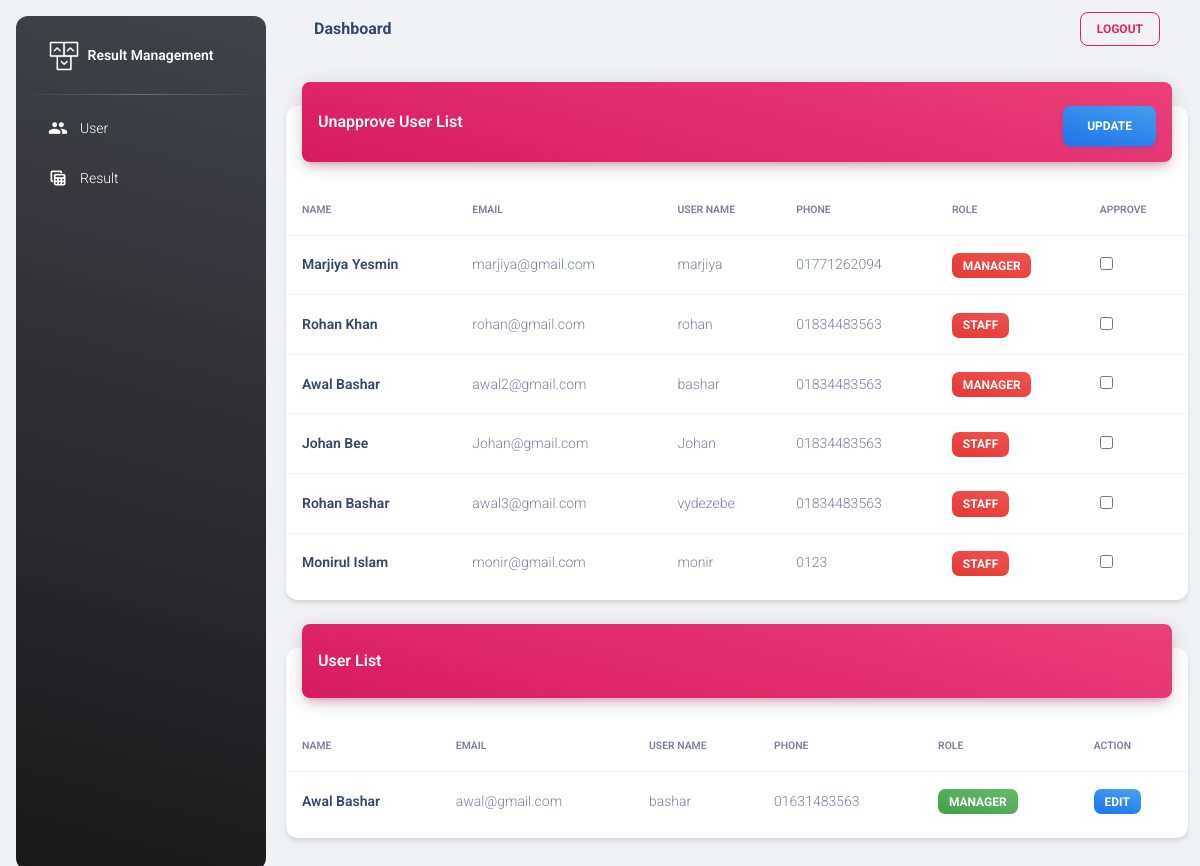
Screenshot of /dashboard.php (signed in) with the database file from the repository.
### tables this page shows
CREATE TABLE `user` (
  `id` int(11) NOT NULL,
  `user_fname` varchar(10) NOT NULL,
  `user_lname` varchar(10) NOT NULL,
  `user_phone` int(12) NOT NULL,
  `user_name` varchar(255) NOT NULL,
  `user_email` varchar(255) NOT NULL,
  `user_pass` varchar(255) NOT NULL,
  `user_role` text NOT NULL,
  `user_status` int(20) NOT NULL DEFAULT '0'
);

### dashboard.php (the view, shortened to what this page needs)
<?php
  include('partials/app-header.php');
  include('partials/dashboard-sidebar.php');
?>
  <main class="main-content position-relative max-height-vh-100 h-100 border-radius-lg ">
    <?php include('partials/header/dashboard-header.php');?>
    <div class="container-fluid py-4">
      <?php
        $getUserListDB = "SELECT id, user_fname, user_lname, user_email, user_name, user_phone, user_role
        FROM user WHERE user_status = 0
        ";
        $getUserListLoop = mysqli_query($conn, $getUserListDB);
        $getUserListRow = mysqli_num_rows($getUserListLoop);
        if($getUserListRow > 0){
      ?>
        <div class="row">
          <form action="<?php echo htmlspecialchars($_SERVER["PHP_SELF"]);?>" method="post">
              <div class="col-12">
                <div class="card my-4">
                  <div class="card-header p-0 position-relative mt-n4 mx-3 z-index-2">
                    <div class="bg-gradient-primary shadow-primary border-radius-lg pt-4 pb-3">
                      <div class="row align-items-center px-3">
                        <div class="col-6 d-flex align-items-center">
                        <h6 class="text-white text-capitalize">Unapprove User List</h6>
                        </div>
                        <div class="col-6 text-end">
                          <button type="submit" name="approve_submit" class="btn bg-gradient-info mb-0">Update</button>
                        </div>
                      </div>
                    </div>
                  </div>
                  <div class="card-body px-0 pb-2">
                    <div class="table-responsive p-0">
                      <table class="table align-items-center mb-0 w-100">
                        <thead>
                          <tr>
                            <th class="text-uppercase text-xxs p-3">Name</th>
                            <th class="text-uppercase text-xxs p-3">Email</th>
                            <th class="text-uppercase text-xxs p-3">User Name</th>
                            <th class="text-uppercase text-xxs p-3">Phone</th>
                            <th class="text-uppercase text-xxs p-3">Role</th>
                            <th class="text-uppercase text-xxs p-3">Approve</th>
                          </tr>
                        </thead>
                        <tbody>
                          <?php
                            foreach($getUserListLoop as $getUserList){
                          ?>
                          <tr>
                            <td class="p-3">
                              <h6 class="text-sm mb-0"><?php echo $getUserList['user_fname'] . ' ' .$getUserList['user_lname']?></h6>
                            </td>
                            <td class="p-3">
                              <p class="text-sm mb-0"><?php echo $getUserList['user_email'] ?></p>
                            </td>
                            <td class="p-3">
                              <p class="text-sm mb-0"><?php echo $getUserList['user_name'] ?></p>
                            </td>
                            <td class="p-3">
                              <p class="text-sm mb-0"><?php echo '0' . $getUserList['user_phone'] ?></p>
                            </td>
                            <td class="p-3">
                              <span class="badge badge-sm bg-gradient-danger"><?php echo $getUserList['user_role'] ?></span>
                            </td>
                            <td class="p-3">
                                <input type="checkbox" name="approve[]" value="<?php echo $getUserList['id'];?>">
                            </td>
                          </tr>
                          <?php } ?>
                        </tbody>
                      </table>
                    </div>
                  </div>
                </div>
              </div>
          </form>
        </div>
      <?php } ?>
      <?php
        $getUserListDB = "SELECT id, user_fname, user_lname, user_email, user_name, user_phone, user_role
        FROM user WHERE user_status = 1
        ";
        $getUserListLoop = mysqli_query($conn, $getUserListDB);
        $getUserListRow = mysqli_num_rows($getUserListLoop);
        if($getUserListRow > 0){
      ?>
        <div class="row">
          <div class="col-12">
              <div class="card my-4">
                <div class="card-header p-0 position-relative mt-n4 mx-3 z-index-2">
                  <div class="bg-gradient-primary shadow-primary border-radius-lg pt-4 pb-3">
                    <div class="row align-items-center px-3">
                      <div class="col-6 d-flex align-items-center">
                      <h6 class="text-white text-capitalize">User List</h6>
                      </div>
                    </div>
                  </div>
                </div>
                <div class="card-body px-0 pb-2">
                  <div class="table-responsive p-0">
                    <table class="table align-items-center mb-0 w-100">
                      <thead>
                        <tr>
                          <th class="text-uppercase text-xxs p-3">Name</th>
                          <th class="text-uppercase text-xxs p-3">Email</th>
                          <th class="text-uppercase text-xxs p-3">User Name</th>
                          <th class="text-uppercase text-xxs p-3">Phone</th>
                          <th class="text-uppercase text-xxs p-3">Role</th>
                          <th class="text-uppercase text-xxs p-3">Action</th>
                        </tr>
                      </thead>
                      <tbody>
                        <?php
                          foreach($getUserListLoop as $getUserList){
                        ?>
                        <tr>
                          <td class="p-3">
                            <h6 class="text-sm mb-0"><?php echo $getUserList['user_fname'] . ' ' .$getUserList['user_lname']?></h6>
                          </td>
                          <td class="p-3">
                            <p class="text-sm mb-0"><?php echo $getUserList['user_email'] ?></p>
                          </td>
                          <td class="p-3">
                            <p class="text-sm mb-0"><?php echo $getUserList['user_name'] ?></p>
                          </td>
                          <td class="p-3">
                            <p class="text-sm mb-0"><?php echo '0' . $getUserList['user_phone'] ?></p>
                          </td>
                          <td class="p-3">
                            <span class="badge badge-sm bg-gradient-success"><?php echo $getUserList['user_role'] ?></span>
                          </td>
                          <td class="p-3">
                            <a href="javascript:;" class="badge badge-sm bg-gradient-info" data-toggle="tooltip" data-original-title="Edit user">
                              Edit
                            </a>
                          </td>
                        </tr>
                        <?php } ?>
                      </tbody>
                    </table>
                  </div>
                </div>
              </div>
            </div>
        </div>
      <?php } ?>
    </div>
  </main>
<?php include('partials/app-footer.php');?>

### partials/app-header.php (shortened to what this page needs)
<!DOCTYPE html>
<html lang="en">
<head>
  <link href="assets/css/nucleo-icons.css" rel="stylesheet" />
  <link href="assets/css/nucleo-svg.css" rel="stylesheet" />
  <link id="pagestyle" href="assets/css/material-dashboard.css?v=3.0.4" rel="stylesheet" />
</head>
<body class="g-sidenav-show  bg-gray-200">

### partials/dashboard-sidebar.php (shortened to what this page needs)
<aside class="sidenav navbar navbar-vertical navbar-expand-xs border-0 border-radius-xl my-3 fixed-start ms-3   bg-gradient-dark" id="sidenav-main">
    <div class="sidenav-header">
      <a class="navbar-brand m-0" href="dashboard.php">
        <img src="assets/img/logo-ct.png" class="navbar-brand-img h-100" alt="main_logo">
        <span class="ms-1 font-weight-bold text-white">Result Management</span>
      </a>
    </div>
    <hr class="horizontal light mt-0 mb-2">
    <div class="collapse navbar-collapse  w-auto " id="sidenav-collapse-main">
      <ul class="navbar-nav">
        <li class="nav-item">
          <a class="nav-link text-white" href="dashboard.php">
            <div class="text-white text-center me-2 d-flex align-items-center justify-content-center">
              <i class="material-icons opacity-10">people</i>
            </div>
            <span class="nav-link-text ms-1">User</span>
          </a>
        </li>
        <li class="nav-item">
          <a class="nav-link text-white " href="result.php">
            <div class="text-white text-center me-2 d-flex align-items-center justify-content-center">
              <i class="material-icons opacity-10">table_view</i>
            </div>
            <span class="nav-link-text ms-1">Result</span>
          </a>
        </li>
      </ul>
    </div>
</aside>

### partials/header/dashboard-header.php
<nav class="navbar navbar-main navbar-expand-lg px-0 mx-4 shadow-none border-radius-xl" id="navbarBlur" data-scroll="true">
  <div class="container-fluid py-1 px-3">
    <nav aria-label="breadcrumb">
      <h6 class="font-weight-bolder mb-0">Dashboard</h6>
    </nav>
    <div class="collapse navbar-collapse mt-sm-0 mt-2 me-md-0 me-sm-4" id="navbar">
      <ul class="navbar-nav ms-md-auto justify-content-end">
        <li class="nav-item d-flex align-items-center">
          <a class="btn btn-outline-primary btn-sm mb-0" href="logout.php">Logout</a>
        </li>
      </ul>
    </div>
  </div>
</nav>

### partials/app-footer.php (shortened to what this page needs)
</body>
</html>

### rows the page displays
user: user_fname "Marjiya", user_lname "Yesmin", user_email "marjiya@gmail.com", user_name "marjiya", user_phone "1771262094", user_role "MANAGER"
user: user_fname "Rohan", user_lname "Khan", user_email "rohan@gmail.com", user_name "rohan", user_phone "1834483563", user_role "STAFF"
user: user_fname "Awal", user_lname "Bashar", user_email "awal2@gmail.com", user_name "bashar", user_phone "1834483563", user_role "MANAGER"
user: user_fname "Johan", user_lname "Bee", user_email "Johan@gmail.com", user_name "Johan", user_phone "1834483563", user_role "STAFF"
user: user_fname "Rohan", user_lname "Bashar", user_email "awal3@gmail.com", user_name "vydezebe", user_phone "1834483563", user_role "STAFF"
user: user_fname "Monirul", user_lname "Islam", user_email "monir@gmail.com", user_name "monir", user_phone "123", user_role "STAFF"
user: user_fname "Awal", user_lname "Bashar", user_email "awal@gmail.com", user_name "bashar", user_phone "1631483563", user_role "MANAGER"
